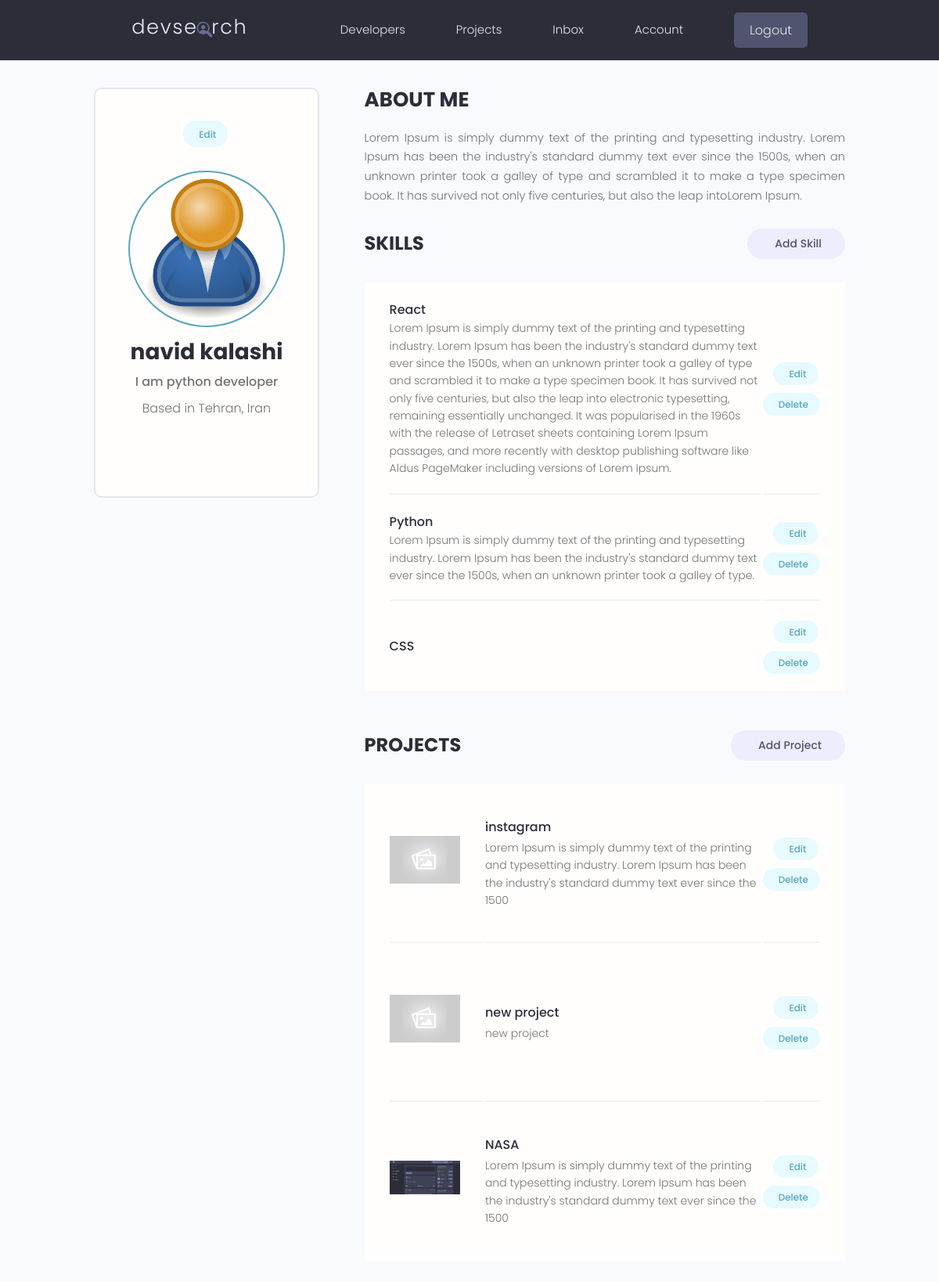
The app's page /account/ (signed in) with its own data.
### users/models.py (models this page shows, shortened)
class Profile(models.Model):
    user = models.OneToOneField(User, on_delete=models.CASCADE, null=True, blank=True)
    name = models.CharField(max_length=200, null=True, blank=True)
    email = models.EmailField(max_length=500, null=True, blank=True)
    username = models.CharField(max_length=200, null=True, blank=True)
    location = models.CharField(max_length=200, null=True, blank=True)
    short_intro = models.CharField(max_length=200, null=True, blank=True)
    bio = models.TextField(null=True, blank=True)
    profile_image = models.ImageField(null=True, blank=True, upload_to='profiles/', default='profiles/user-default.png')
    social_github = models.CharField(max_length=200, null=True, blank=True)
    social_twitter = models.CharField(max_length=200, null=True, blank=True)
    social_linkedin = models.CharField(max_length=200, null=True, blank=True)
    social_youtube = models.CharField(max_length=200, null=True, blank=True)
    social_website = models.CharField(max_length=200, null=True, blank=True)
    created = models.DateTimeField(auto_now_add=True)
    id = models.UUIDField(default=uuid.uuid4, unique=True, primary_key=True, editable=False)

class Skill(models.Model):
    owner = models.ForeignKey(Profile, on_delete=models.CASCADE, null=True, blank=True)
    name = models.CharField(max_length=200, null=True, blank=True)
    description = models.TextField(null=True, blank=True)
    created = models.DateTimeField(auto_now_add=True)
    id = models.UUIDField(default=uuid.uuid4, unique=True, primary_key=True, editable=False)

### projects/models.py (models this page shows, shortened)
class Project(models.Model):
    owner = models.ForeignKey(Profile, on_delete=models.SET_NULL, null=True, blank=True)
    title = models.CharField(max_length=200)
    description = models.TextField(null=True, blank=True)
    featured_image = models.ImageField(null=True, blank=True, default='default.jpg')
    demo_link = models.CharField(max_length=2000, null=True, blank=True)
    source_link = models.CharField(max_length=2000, null=True, blank=True)
    tags = models.ManyToManyField('Tag', blank=True)
    vote_total = models.IntegerField(default=0, null=True, blank=True)
    vote_ratio = models.IntegerField(default=0, null=True, blank=True)
    created = models.DateTimeField(auto_now_add=True)
    id = models.UUIDField(default=uuid.uuid4, unique=True, primary_key=True, editable=False)

### users/views.py (the view)
# urls.py: path('account/', views.userAccount, name='account'),
@login_required(login_url='login')
def userAccount(request):
    profile = request.user.profile
    skills = profile.skill_set.all()
    projects = profile.project_set.all()
    context = {'profile': profile, 'skills':skills, 'projects': projects}
    return render(request, 'users/account.html', context)

### users/templates/users/account.html (shortened to what this page needs)
{% extends "main.html" %}
{% block content %}
  <main class="settingsPage profile my-md">
    <div class="container">
      <div class="layout">
        <div class="column column--1of3">
          <div class="card text-center">
            <div class="card__body dev">
              <a class="tag tag--pill tag--main settings__btn" href="{% url 'edit-account' %}"> Edit</a>
              <img class="avatar avatar--xl dev__avatar" src="{{profile.profile_image.url}}" />
              <h2 class="dev__name">{{profile.name}}</h2>
              <p class="dev__title">{{profile.short_intro}}</p>
              <p class="dev__location">Based in {{profile.location}}</p>
            </div>
          </div>
        </div>
        <div class="column column--2of3">
          <div class="devInfo">
            <h3 class="devInfo__title">About Me</h3>
            <p class="devInfo__about">{{profile.bio}}</p>
          </div>
          <div class="settings">
            <h3 class="settings__title">Skills</h3>
            <a class="tag tag--pill tag--sub settings__btn tag--lg" href="{% url 'create-skill' %}"> Add Skill</a>
          </div>
          <table class="settings__table">
            {% for skill in skills %}
            <tr>
              <td class="settings__tableInfo">
                <h4>{{skill.name}}</h4>
                <p>{{skill.description}}</p>
              </td>
              <td class="settings__tableActions">
                <a class="tag tag--pill tag--main settings__btn" href="{% url 'update-skill' skill.id %}"> Edit</a>
                <a class="tag tag--pill tag--main settings__btn" href="{% url 'delete-skill' skill.id %}">
                  Delete</a>
              </td>
            </tr>
            {% endfor %}
          </table>
          <div class="settings">
            <h3 class="settings__title">Projects</h3>
            <a class="tag tag--pill tag--sub settings__btn tag--lg" href="{% url 'add-project' %}"> Add Project</a>
          </div>
          <table class="settings__table">
            {% for project in projects %}
            <tr>
              <td class="settings__thumbnail">
                <a href="{% url 'project' project.id %}"><img src="{{project.featured_image.url}}" alt="Project Thumbnail" /></a>
              </td>
              <td class="settings__tableInfo">
                <a href="{% url 'project' project.id %}">{{project.title}}</a>
                <p>{{project.description|slice:'150'}}</p>
              </td>
              <td class="settings__tableActions">
                <a class="tag tag--pill tag--main settings__btn" href="{% url 'update-project' project.id %}"> Edit</a>
                <a class="tag tag--pill tag--main settings__btn" href="{% url 'delete-project' project.id %}">
                  Delete</a>
              </td>
            </tr>
            {% endfor %}
          </table>
        </div>
      </div>
    </div>
  </main>
  {% endblock content %}

### static/styles/app.css (style rules this page uses)
:root { --color-sub: #2d2d39; }
.card { border: 2px solid var(--color-light); }
img { width: 100%; }
.profile .card > .dev { padding: 4rem; }
.dev__avatar { display: block; margin: auto; }
.dev__name { color: var(--color-sub); font-size: 2.8rem; font-weight: 700; margin-top: 1rem; margin-bottom: 0.5rem; }
.dev__title { font-size: 1.6rem; font-weight: 500; line-height: 1.3; }
.dev__location { margin-top: 1rem; }
.devInfo { margin-bottom: 3rem; }
.devInfo__title, .devInfo__subtitle { font-size: 2.6rem; color: var(--color-sub); text-transform: uppercase; font-weight: 700; margin-bottom: 1.5rem; }
.devInfo__about, .devSkill__info { font-size: 1.45rem; line-height: 1.7; text-align: justify; }
.settingsPage .dev > .settings__btn { display: inline-block; margin-bottom: 3rem; }
.settings { display: flex; justify-content: space-between; align-items: center; }
.settings__title { font-size: 2.4rem; text-transform: uppercase; font-weight: 700; color: var(--color-sub); }
.settings__table { margin-top: 3rem; margin-bottom: 5rem; padding: 0 3rem; background: var(--color-white); }
.settings__table tr { width: 100%; }
.settings__table tr > td { padding: 2rem 0; }
.settings__table tr:not(:last-child) td { border-bottom: 2px solid var(--color-white-light); }
.settings__thumbnail { width: 23%; min-width: 10rem; }
.settings__thumbnail img { padding-right: 3rem; height: 15rem; object-fit: contain; }
.settings__tableInfo { width: 100%; }
.settings__tableInfo h4, .settings__tableInfo a { padding-right: 1rem; width: auto; font-size: 1.6rem; font-weight: 500; color: var(--color-sub); }
.settings__tableInfo p { font-size: 1.4rem; }
.settings__tableActions { text-align: right; }

### static/uikit/styles/modules/_variables.css (style rules this page uses)
:root { --color-main: #5aa5b9; --color-main-light: #e6faff; --color-sub: #3f4156; --color-sub-light: #51546e; --color-sub-lighter: #ededfd; --color-text: #737373; --color-gray: #8b8b8b; --color-light: #e5e7eb; --color-light-gray: #767676; --color-bg: #f8fafd; --color-white: #fffefd; --color-white-light: #f3f3f3; --color-success: #359e64; --color-success-bg: #def8e8; --color-error: #fc4b0b; --color-error-bg: #fff2ee; --font-base: 'Poppins', arial, helvetica, 'Segoe UI', roboto, ubuntu, sans-serif; --font-monospace: 'Fira Code', 'Courier New', courier, monospace; --font-regular: 300; --font-medium: 500; --font-bold: 700; --generic-shadow: 1px 1px 5px #00000010; --generic-transition: all 0.3s ease-in-out; }

### static/uikit/styles/modules/_base.css (style rules this page uses)
* { margin: 0; padding: 0; box-sizing: border-box; text-rendering: optimizeLegibility; color: inherit; font-size: inherit; }
html { font-size: 50%; }
@media only screen and (min-width: 480px) { html { font-size: 56.25%; } }
@media only screen and (min-width: 1200px) { html { font-size: 62.5%; } }
body { line-height: 1.6; font-weight: 400; font-size: 1.5rem; color: var(--color-text); background-color: var(--color-bg); min-height: 100vh; }

### static/uikit/styles/modules/_typography.css (style rules this page uses)
* { font-family: var(--font-base); }
h2 { font-size: 3.6rem; font-weight: var(--font-bold); }
h3 { font-size: 3.2rem; font-weight: var(--font-medium); }
h4 { font-size: 2.8rem; font-weight: var(--font-medium); }
p, span, strong { font-size: 1.6rem; color: var(--color-text); font-weight: var(--font-regular); }
a { padding-bottom: 2px; text-decoration: none; display: inline-block; color: var(--color-main); font-weight: var(--font-medium); }

### static/uikit/styles/modules/_utilities.css (style rules this page uses)
.container { width: 92%; max-width: 165rem; margin: 0 auto; box-sizing: border-box; }
@media screen and (min-width: 1000px) { .container { width: 90%; } }
@media screen and (min-width: 1200px) { .container { width: 80%; } }
.text-center { text-align: center; }
.my-md { margin: 3rem auto; }

### static/uikit/styles/modules/_avatar.css (style rules this page uses)
.avatar { border-radius: 50%; border: 2px solid var(--color-main); object-fit: cover; }
.avatar--xl { height: 20rem; width: 20rem; }

### static/uikit/styles/modules/_card.css (style rules this page uses)
.card { border-radius: 1rem; background-color: var(--color-white); border: 1.5px solid var(--color-light); width: auto; height: auto; margin-top: 0.5rem; margin-bottom: 0.5rem; overflow: hidden; }
.card__body, .card__header { padding: 2rem 2.5rem; }

### static/uikit/styles/modules/_layout.css (style rules this page uses)
.layout { display: flex; flex-flow: row wrap; justify-content: space-between; }
.layout > .column { margin-bottom: 3rem; }
.layout > .column.column--1of3 { flex-basis: 30%; }
.layout > .column.column--2of3 { flex-basis: 64%; }

### records on screen
Profile: profile_image (placeholder picture), name "navid kalashi", short_intro "I am python developer", location "Tehran, Iran", bio "Lorem Ipsum is simply dummy text of the printing and typesetting industry. Lorem Ipsum has been the industry's standard dummy text ever since the 1500s, when an unknown printer took a galley of type and scrambled it to make a type specimen book. It has survived not only five centuries, but also the leap intoLorem Ipsum."
Skill: name "React", description "Lorem Ipsum is simply dummy text of the printing and typesetting industry. Lorem Ipsum has been the industry's standard dummy text ever since the 1500s, when an unknown printer took a galley of type and scrambled it to make a type specimen book. It has survived not only five centuries, but also the leap into electronic typesetting, remaining essentially unchanged. It was popularised in the 1960s with the release of Letraset sheets containing Lorem Ipsum passages, and more recently with desktop publishing software like Aldus PageMaker including versions of Lorem Ipsum."
Skill: name "Python", description "Lorem Ipsum is simply dummy text of the printing and typesetting industry. Lorem Ipsum has been the industry's standard dummy text ever since the 1500s, when an unknown printer took a galley of type."
Skill: name "CSS"
Project: featured_image (placeholder picture), title "instagram", description "Lorem Ipsum is simply dummy text of the printing and typesetting industry. Lorem Ipsum has been the industry's standard dummy text ever since the 1500"
Project: featured_image (placeholder picture), title "new project", description "new project"
Project: featured_image (picture), title "NASA", description "Lorem Ipsum is simply dummy text of the printing and typesetting industry. Lorem Ipsum has been the industry's standard dummy text ever since the 1500"
